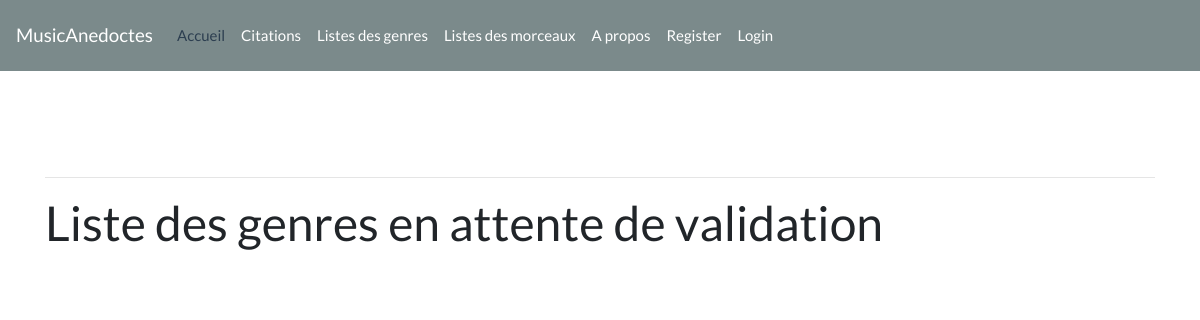
/index.php/back_office/genres_review, run on an earlier commit of the app's database.
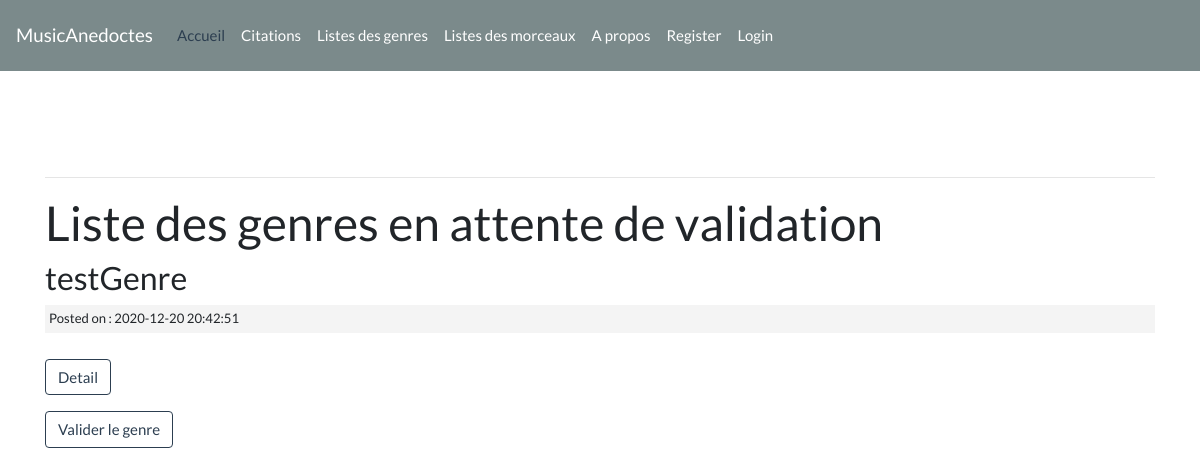
And on a later commit of the database.
### tables this page shows
CREATE TABLE `genres` (
  `idGenre` int NOT NULL,
  `genreName` varchar(255) NOT NULL,
  `story` text NOT NULL,
  `slug` varchar(255) NOT NULL,
  `createdAt` timestamp NOT NULL DEFAULT CURRENT_TIMESTAMP,
  `updatedAt` timestamp NULL DEFAULT CURRENT_TIMESTAMP,
  `isValidated` tinyint NOT NULL,
  `idUser` int NOT NULL
);

### application/controllers/Back_office.php (called while the page is built, shortened)
<?php
class Back_office extends CI_Controller {
    public function genres_review() {
        if($this->session->userdata('roleId') > 2 || !$this->session) {
            redirect('');
        } else {
            $data['genres'] = $this->back_office_model->get_unvalidated_genres();
            $this->load->view('templates/header');
            $this->load->view('back_office/genres', $data);
			$this->load->view('templates/footer');
        }
    }
}

### index.php (called while the page is built, shortened)
<?php
require_once BASEPATH.'core/CodeIgniter.php';

### application/models/Back_office_model.php (called while the page is built, shortened)
<?php
    class Back_office_model extends CI_Model {
        public function get_unvalidated_genres(){
            $query = $this->db->get_where('genres', array('isValidated' => 0));
            return $query->result_array();
        }
    }

### application/views/back_office/genres.php (the view)
<h1>Liste des genres en attente de validation</h1>
<?php foreach($genres as $genre) : ?>
    <h3><?php echo $genre['genreName']; ?></h3>
    <small class="post-date">Posted on : <?php echo $genre['createdAt']; ?></small><br>
    <p><a class="btn btn-outline-primary" href="<?php echo site_url('/genres/'.$genre['slug']); ?>">Detail</a></p>
    <p><a class="btn btn-outline-primary" href="<?php echo site_url('/back_office/validate_genre/'.$genre['idGenre']); ?>">Valider le genre</a></p>
<?php endforeach; ?>

What changed in the data, as far as the page shows it:
added genres: genreName "testGenre", createdAt "2020-12-20 20:42:51"
